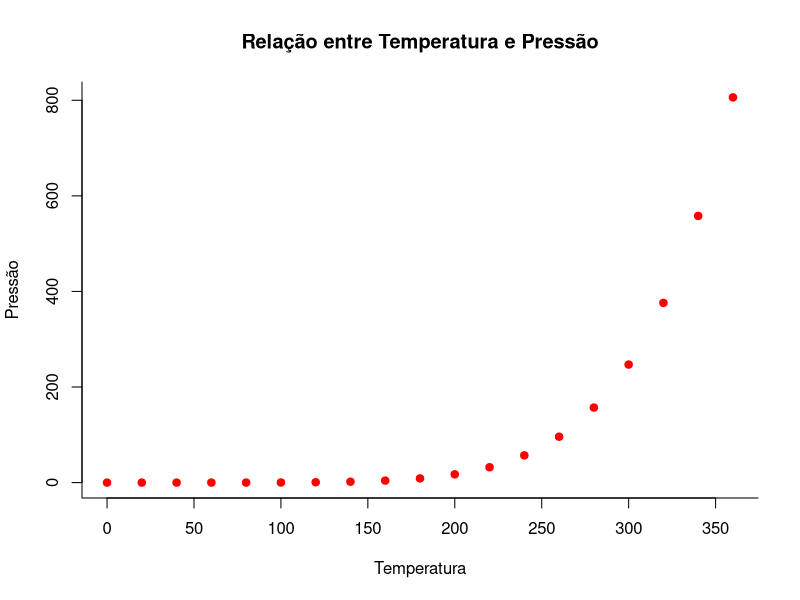

This figure's R source:
## ---- chunk 1
knitr::opts_chunk$set(
  collapse = TRUE,
  comment = "#>"
)
## ---- chunk 2
summary(cars)
## ---- chunk 3
plot(pressure, col = "red", bty = "l", pch = 19,
     xlab = "Temperatura", ylab = "Pressão",  
     main = "Relação entre Temperatura e Pressão")
